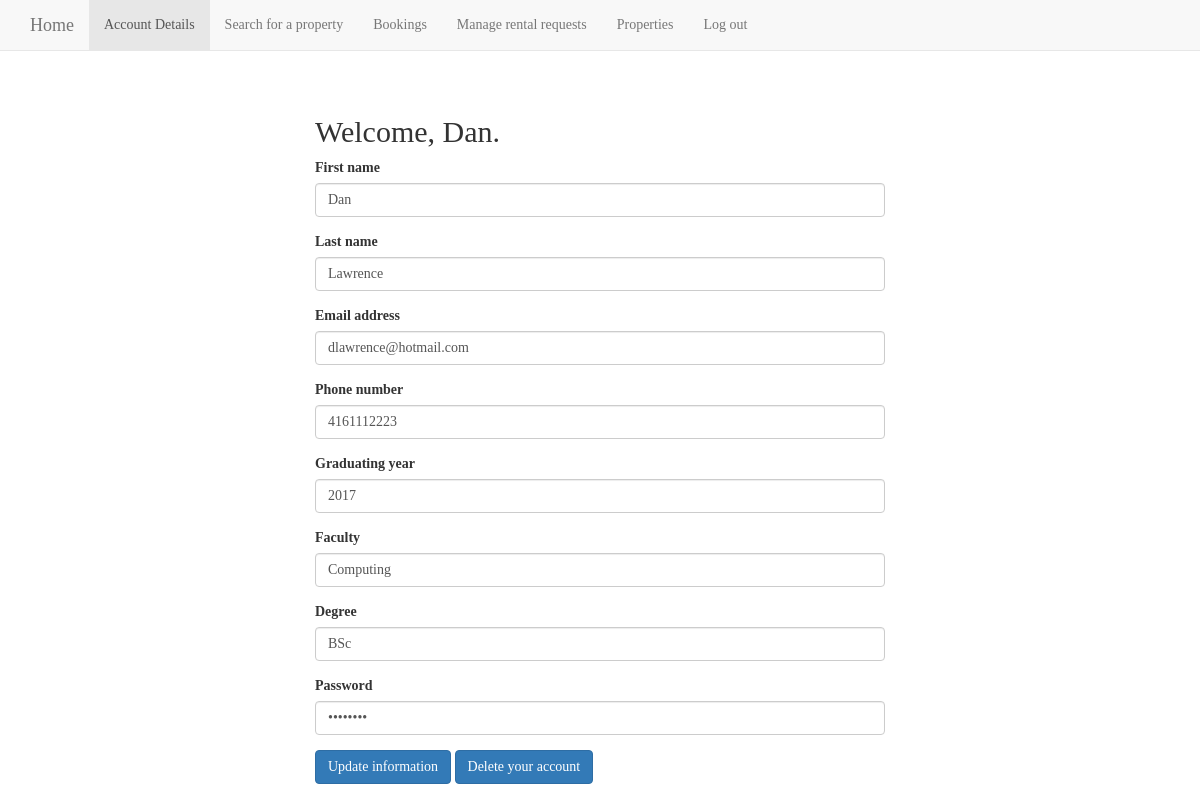
/profile.php (signed in), run on the app's committed database.
### tables this page shows
CREATE TABLE `ServiceMembers` (
  `first_name` varchar(20) NOT NULL,
  `last_name` varchar(20) NOT NULL,
  `email` varchar(100) NOT NULL,
  `phone_number` char(10) NOT NULL,
  `year` int(4) NOT NULL,
  `faculty` varchar(20) NOT NULL,
  `degree` varchar(20) NOT NULL,
  `password` varchar(100) NOT NULL,
  `member_id` int(8) NOT NULL
);

### profile.php (the view, shortened to what this page needs)
<!DOCTYPE HTML>
<html>
    <head>
        <link href="css/bootstrap.min.css" rel="stylesheet">
        <link href="css/stylish-portfolio.css" rel="stylesheet">
        <link href="font-awesome/css/font-awesome.min.css" rel="stylesheet" type="text/css">
    </head>
<body>
 <?php
if(isset($_SESSION['member_id'])){
    include_once 'config/connection.php';
        $query = "SELECT * FROM ServiceMembers WHERE member_id=?";
        $stmt = $con->prepare($query);
        $stmt->bind_Param("s", $_SESSION['member_id']);
		$stmt->execute();
		$result = $stmt->get_result();
		$myrow = $result->fetch_assoc();
} else {
	header("Location: index.php");
	die();
}
?>
    <nav class="navbar navbar-toolbar navbar-default navbar-fixed-top">
      <div class="container">
        <div class="navbar-header">
          <a class="navbar-brand" href="index.php"> Home </a>
        </div>
        <div id="navbar" class="navbar-collapse collapse">
          <ul class="nav navbar-nav">
            <li class="active"><a href="profile.php">Account Details</a></li>
            <li><a href="search.php">Search for a property</a></li>
            <li><a href="my-bookings.php"> Bookings</a></li>
            <li><a href="my-confirmations.php">Manage rental requests</a></li>
            <li><a href="my-properties.php"> Properties</a></li>
            <li><a href="index.php?logout=1">Log out</a></li>
          </ul>
        </div>
      </div>
    </nav>
    <aside class="callout2">
    </aside>
    <div class="bd-example">
    <h2>
    <?php
        if (isset($_POST['updateBtn']) && isset($_SESSION['member_id'])) {
            if ($result) {
                echo "Your profile has been updated.";
            }
            else {
                echo "Profile update failed.";
            }
        }
        else {
            $fname = $myrow['first_name'];
            echo "Welcome, $fname.";
        }
    ?>
    </h2>
        <form name='signup' id='signup' action='profile.php' method='post'>
            <fieldset class="form-group">
                <label for="firstName">First name</label>
                <input type="text" class="form-control" name="firstName" id="firstName" value="<?php echo $myrow['first_name']; ?>" required autofocus/>
            </fieldset>
            <fieldset class="form-group">
                <label for="lastName">Last name</label>
                <input type="text" class="form-control" name="lastName" id="lastName" value="<?php echo $myrow['last_name']; ?>" required/>
            </fieldset>
            <fieldset class="form-group">
                <label for="email">Email address</label>
                <input type="email" class="form-control" name="email" id="email" value="<?php echo $myrow['email']; ?>" required />
            </fieldset>
            <fieldset class="form-group">
                <label for="phone">Phone number</label>
                <input type="tel" class="form-control" name="phone" id="phone" value="<?php echo $myrow['phone_number']; ?>" required />
            </fieldset>
            <fieldset class="form-group">
                <label for="year">Graduating year</label>
                <input type="number" class="form-control" name="year" id="year" value="<?php echo $myrow['year']; ?>" required />
            </fieldset>
            <fieldset class="form-group">
                <label for="faculty">Faculty</label>
                <input type="text" class="form-control" name="faculty" id="faculty" value="<?php echo $myrow['faculty']; ?>" required />
            </fieldset>
            <fieldset class="form-group">
                <label for="degree">Degree</label>
                <input type="text" class="form-control" name="degree" id="degree" value="<?php echo $myrow['degree']; ?>" required />
            </fieldset>
            <fieldset class="form-group">
                <label for="password">Password</label>
                <input type="password" class="form-control" name="password" id="password" value="<?php echo $myrow['password']; ?>" required />
            </fieldset>
            <button name="updateBtn" id="updateBtn" type="submit" class="btn btn-primary">Update information</button>
            <button name="deleteBtn" id="deleteBtn" type="submit" onclick="clicked();" class="btn btn-primary">Delete your account</button>
        </form>
    </div>
</body>
</html>

### css/stylish-portfolio.css (style rules this page uses)
html, body { width: 100%; height: 100%; }
body { font-family: "Cambria"; }
.bd-example { max-width: 600px; padding: 15px; margin: 0 auto; }

### data on the page
servicemembers: first_name "Dan", firstName "Dan", lastName "Lawrence", email "dlawrence@hotmail.com", phone "4161112223", year "2017", faculty "Computing", degree "BSc"
